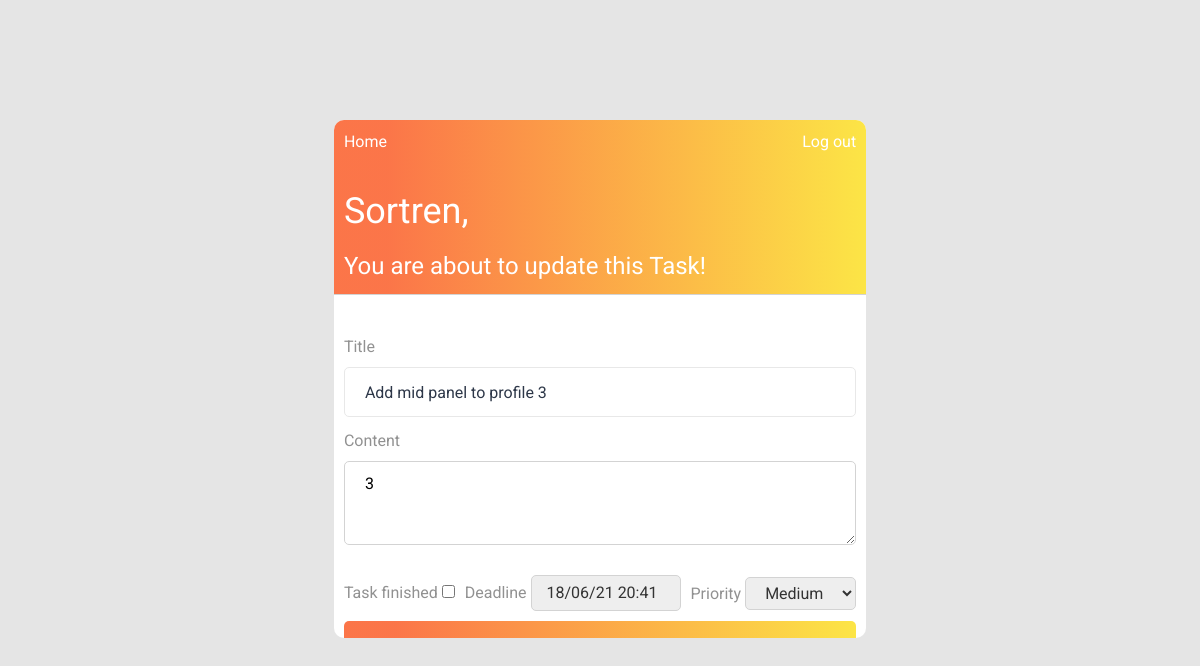
The page /update-task/150 (signed in) on the database as committed earlier.
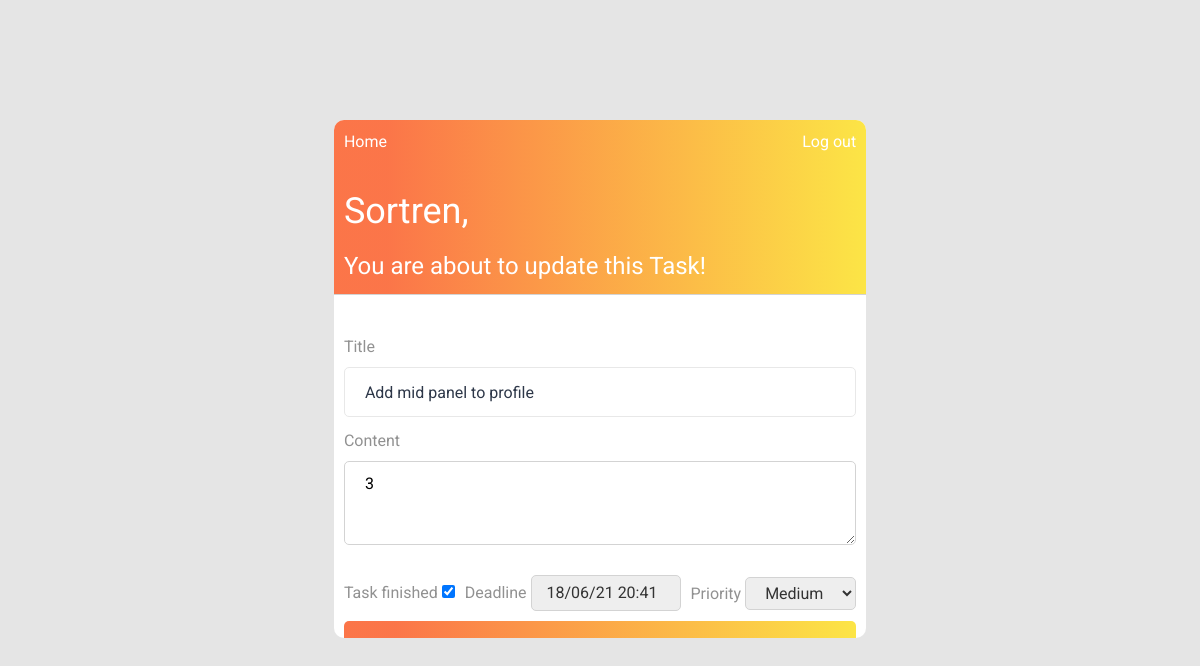
The same page on the database as committed later.
### to_do/models.py (models this page shows, shortened)
class Task(models.Model):
    class Priority(models.IntegerChoices):
        LOW = 1
        MEDIUM = 2
        HIGH = 3
    title = models.CharField(max_length=100)
    content = models.TextField()
    date_posted = models.DateTimeField(default=timezone.now)
    finished = models.BooleanField(default=False)
    updated = models.BooleanField(default=False)
    priority = models.IntegerField(default=1, choices=Priority.choices)
    deadline = models.DateTimeField(default=timezone.now)
    """
    Author is a foreign key in a Task's table, because the containing user's id is being taken from the User's table
    to create a relation between them. Now each task has a field called "author" filled with an id of the user
    who created this task.
    """
    author = models.ForeignKey(User, on_delete=models.CASCADE)

### to_do/views.py (the view)
# urls.py: path('update-task/<int:id>', views.update_task, name="update-task"),
@login_required(login_url='login')
def update_task(request, id):
    task = Task.objects.get(id=id)
    profile = Profile.objects.get(user=request.user)
    if request.method == 'POST':
        data = request.POST.copy()
        if request.POST.get('finished'):
            data.update({
                "author": request.user,
            })
            profile.total_tasks_finished += 1
        else:
            data.update({
                "author": request.user,
                "updated": True,
            })
        form = AddTaskForm(data, instance=task)
        if form.is_valid():
            profile.save()
            form.save()
            return redirect('to_do-home')
        else:
            form = AddTaskForm(instance=task)
    else:
        form = AddTaskForm(instance=task)
    context = {
        "task": task,
        "form": form,
        "name": "update-task",
    }
    return render(request, 'to_do/add_task.html', context)

### to_do/forms.py
class AddTaskForm(forms.ModelForm):
    class Meta:
        model = Task
        fields = ['title', 'content', 'author',
                  'finished', 'updated', 'priority', 'deadline']
        widgets = {
            'content': forms.Textarea(attrs={
                'rows': 3,
                'cols': 40
            }),
            'priority': forms.Select(attrs={'class': 'drop-down'}),
            'deadline': forms.DateTimeInput(attrs={'class': 'drop-down'}, )
        }

### to_do/templates/to_do/add_task.html (shortened to what this page needs)
{%extends "to_do/base_home.html"%}
{% block header%}
  <span class="welcome"><a href = "{% url 'profile' %} " class = "username">{{ user.username }},</a></span>
{% endblock header%}
{% block tasks-to-do %}
  {% if name == 'update-task' %}
    <span class="incomplete">
      You are about to update this Task!
    </span>
  {% else %}
    <span class="incomplete">
      You are about to add a new Task!
    </span>
  {% endif %}
{% endblock tasks-to-do %}
{% block add_task%}
  <div class = "tasks-container">
  <form method="POST" class="add-task-form">
    <div class="inputs-container">
      <div class="inputs">
        <label for="id_title">Title</label>
        {{form.title}}
      </div>
      <div class="inputs">
        <label for="id_content">Content</label>
        {{form.content}}
      </div>
    </div>
    <div class="checkboxes">
      {% if name == 'update-task' %}
        <div class="finished">
          <span>Task finished</span>
          {{form.finished}}
        </div>
      {% endif %}
      <div class="deadline">
        <span>Deadline</span>
        {{form.deadline}}
      </div>
      <div class="priority">
        <span>Priority</span>
        {{form.priority}}
      </div>
    </div>
    {% if name == 'update-task' %}
      <div class="buttons-container">
        <button class="add-task-button" type="submit">Update task</button>
      </div>
    {% else %}
      <div class="buttons-container">
        <button class="add-task-button" type="submit">Add task</button>
      </div>
    {% endif %}
  </form>
</div>
{% endblock add_task%}

Rows that differ between the two databases and show on the page:
changed Task "Medium": title "Add mid panel to profile 3" → "Add mid panel to profile"; finished "☐" → "☑"
